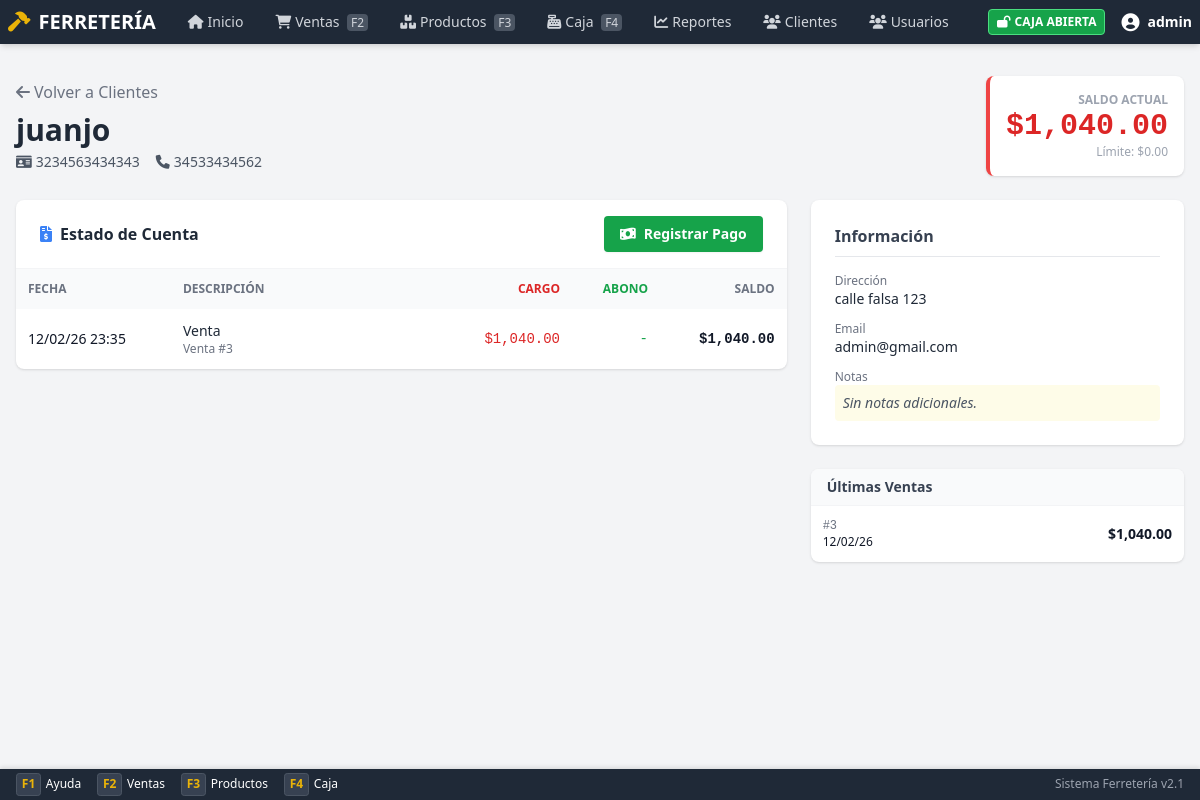
The app's page /public/client_details.php?id=1 (signed in) with its own data.
### tables this page shows
CREATE TABLE `clientes` (
  `id` int(11) NOT NULL,
  `nombre` varchar(150) NOT NULL,
  `documento` varchar(20) DEFAULT NULL,
  `tipo_documento` enum('DNI','CUIT','CUIL','Pasaporte') DEFAULT 'DNI',
  `telefono` varchar(50) DEFAULT NULL,
  `email` varchar(100) DEFAULT NULL,
  `direccion` text DEFAULT NULL,
  `ciudad` varchar(100) DEFAULT NULL,
  `provincia` varchar(100) DEFAULT NULL,
  `codigo_postal` varchar(20) DEFAULT NULL,
  `saldo_cuenta_corriente` decimal(10,2) DEFAULT 0.00,
  `limite_credito` decimal(10,2) DEFAULT 0.00,
  `notas` text DEFAULT NULL,
  `activo` tinyint(1) DEFAULT 1,
  `created_at` timestamp NOT NULL DEFAULT current_timestamp(),
  `updated_at` timestamp NOT NULL DEFAULT current_timestamp() ON UPDATE current_timestamp()
);

CREATE TABLE `cuenta_corriente_movimientos` (
  `id` int(11) NOT NULL,
  `cliente_id` int(11) NOT NULL,
  `tipo` enum('venta','pago','ajuste_debito','ajuste_credito') NOT NULL,
  `monto` decimal(10,2) NOT NULL,
  `saldo_historico` decimal(10,2) NOT NULL DEFAULT 0.00,
  `referencia_id` int(11) DEFAULT NULL,
  `descripcion` text DEFAULT NULL,
  `usuario_id` int(11) NOT NULL,
  `fecha` timestamp NOT NULL DEFAULT current_timestamp()
);

CREATE TABLE `ventas` (
  `id` int(11) NOT NULL,
  `usuario_id` int(11) NOT NULL,
  `cliente_id` int(11) DEFAULT NULL,
  `total` decimal(10,2) NOT NULL DEFAULT 0.00,
  `subtotal` decimal(10,2) DEFAULT 0.00,
  `descuento_porcentaje` decimal(5,2) DEFAULT 0.00,
  `descuento_monto` decimal(10,2) DEFAULT 0.00,
  `monto_pagado` decimal(10,2) DEFAULT 0.00,
  `cambio` decimal(10,2) DEFAULT 0.00,
  `metodo_pago` enum('efectivo','tarjeta_debito','tarjeta_credito','transferencia','cuenta_corriente','otro') DEFAULT 'efectivo',
  `metodo_pago_secundario` varchar(50) DEFAULT NULL,
  `monto_pago_secundario` decimal(10,2) DEFAULT 0.00,
  `estado` enum('completada','pendiente','cancelada') DEFAULT 'completada',
  `notas` text DEFAULT NULL,
  `fecha` timestamp NOT NULL DEFAULT current_timestamp(),
  `created_at` timestamp NOT NULL DEFAULT current_timestamp(),
  `updated_at` timestamp NOT NULL DEFAULT current_timestamp() ON UPDATE current_timestamp()
);

### app/Core/Database.php (called while the page is built, shortened)
<?php
class Database
{
    private static $instance = null;
    private $pdo;
    private function __construct()
    {
        try {
            $dsn = sprintf(
                "mysql:host=%s;dbname=%s;charset=%s",
                DB_HOST,
                DB_NAME,
                DB_CHARSET
            );
            $options = [
                PDO::ATTR_ERRMODE => PDO::ERRMODE_EXCEPTION,
                PDO::ATTR_DEFAULT_FETCH_MODE => PDO::FETCH_ASSOC,
                PDO::ATTR_EMULATE_PREPARES => false,
                PDO::MYSQL_ATTR_INIT_COMMAND => "SET NAMES " . DB_CHARSET
            ];
            $this->pdo = new PDO($dsn, DB_USER, DB_PASS, $options);
        } catch (PDOException $e) {
            Logger::error('Database connection failed', [
                'error' => $e->getMessage()
            ]);
            die('Error de conexión a la base de datos. Por favor contacte al administrador.');
        }
    }
    public static function getInstance()
    {
        if (self::$instance === null) {
            self::$instance = new self();
        }
        return self::$instance;
    }
    public function query($sql, $params = [])
    {
        try {
            $stmt = $this->pdo->prepare($sql);
            $stmt->execute($params);
            return $stmt;
        } catch (PDOException $e) {
            Logger::error('Database query failed', [
                'sql' => $sql,
                'error' => $e->getMessage()
            ]);
            throw $e;
        }
    }
    public function fetchOne($sql, $params = [])
    {
        $stmt = $this->query($sql, $params);
        return $stmt->fetch();
    }
    public function fetchAll($sql, $params = [])
    {
        $stmt = $this->query($sql, $params);
        return $stmt->fetchAll();
    }
}

### public/client_details.php (the view, shortened to what this page needs)
<?php
$id = isset($_GET['id']) ? intval($_GET['id']) : 0;
$db = Database::getInstance();
$cliente = $db->fetchOne("SELECT * FROM clientes WHERE id = ?", [$id]);
$movimientos = $db->fetchAll("SELECT * FROM cuenta_corriente_movimientos WHERE cliente_id = ? ORDER BY fecha DESC LIMIT 50", [$id]);
$ventas = $db->fetchAll("SELECT * FROM ventas WHERE cliente_id = ? ORDER BY fecha DESC LIMIT 10", [$id]);
?>
<!DOCTYPE html>
<html lang="es">
<head>
    <script src="assets/js/tailwindcss.js"></script>
    <link href="assets/css/fontawesome.min.css" rel="stylesheet">
</head>
<body class="bg-gray-100 flex flex-col min-h-screen pb-10">
    <?php include __DIR__ . '/../includes/nav.php'; ?>
    <div class="max-w-7xl mx-auto px-4 py-8 w-full flex-1">
        <div class="flex flex-col md:flex-row justify-between items-start md:items-center mb-6 gap-4">
            <div>
                <a href="clients.php" class="text-gray-500 hover:text-gray-700 mb-2 block"><i class="fas fa-arrow-left mr-1"></i>Volver a Clientes</a>
                <h1 class="text-3xl font-bold text-gray-800"><?php echo htmlspecialchars($cliente['nombre']); ?></h1>
                <div class="flex gap-4 text-sm text-gray-600 mt-1">
                    <span><i class="fas fa-id-card mr-1"></i><?php echo $cliente['documento']; ?></span>
                    <?php if($cliente['telefono']): ?><span><i class="fas fa-phone mr-1"></i><?php echo $cliente['telefono']; ?></span><?php endif; ?>
                </div>
            </div>
            <div class="bg-white p-4 rounded-lg shadow border-l-4 <?php echo $cliente['saldo_cuenta_corriente'] > 0 ? 'border-red-500' : 'border-green-500'; ?> flex flex-col items-end">
                <span class="text-xs uppercase font-bold text-gray-400">Saldo Actual</span>
                <span class="text-3xl font-mono font-bold <?php echo $cliente['saldo_cuenta_corriente'] > 0 ? 'text-red-600' : 'text-green-600'; ?>">
                    $<?php echo number_format($cliente['saldo_cuenta_corriente'], 2); ?>
                </span>
                <span class="text-xs text-gray-400">Límite: $<?php echo number_format($cliente['limite_credito'], 2); ?></span>
            </div>
        </div>
        <div class="grid grid-cols-1 lg:grid-cols-3 gap-6">
            <div class="lg:col-span-2">
                <div class="bg-white rounded-lg shadow mb-6">
                    <div class="px-6 py-4 border-b border-gray-100 flex justify-between items-center">
                        <h2 class="font-bold text-gray-800"><i class="fas fa-file-invoice-dollar mr-2 text-blue-500"></i>Estado de Cuenta</h2>
                        <button onclick="openPaymentModal()" class="bg-green-600 text-white px-4 py-2 rounded text-sm font-bold hover:bg-green-700 shadow-sm">
                            <i class="fas fa-money-bill-wave mr-2"></i>Registrar Pago
                        </button>
                    </div>
                    <div class="overflow-x-auto">
                        <table class="w-full text-left border-collapse">
                            <thead class="bg-gray-50 text-xs text-gray-500 uppercase">
                                <tr>
                                    <th class="p-3">Fecha</th>
                                    <th class="p-3">Descripción</th>
                                    <th class="p-3 text-right text-red-600">Cargo</th>
                                    <th class="p-3 text-right text-green-600">Abono</th>
                                    <th class="p-3 text-right">Saldo</th>
                                </tr>
                            </thead>
                            <tbody class="divide-y divide-gray-100 text-sm">
                                <?php foreach ($movimientos as $m): ?>
                                    <tr class="hover:bg-gray-50">
                                        <td class="p-3"><?php echo date('d/m/y H:i', strtotime($m['fecha'])); ?></td>
                                        <td class="p-3">
                                            <span class="font-medium <?php echo $m['tipo'] == 'venta' ? 'text-gray-800' : 'text-blue-600'; ?>">
                                                <?php echo ucfirst($m['tipo']); ?>
                                            </span>
                                            <div class="text-xs text-gray-500 truncate w-48" title="<?php echo htmlspecialchars($m['descripcion']); ?>">
                                                <?php echo htmlspecialchars($m['descripcion']); ?>
                                            </div>
                                        </td>
                                        <td class="p-3 text-right font-mono text-red-600">
                                            <?php echo ($m['tipo'] == 'venta' || $m['tipo'] == 'ajuste_debito') ? '$'.number_format($m['monto'], 2) : '-'; ?>
                                        </td>
                                        <td class="p-3 text-right font-mono text-green-600">
                                            <?php echo ($m['tipo'] == 'pago' || $m['tipo'] == 'ajuste_credito') ? '$'.number_format($m['monto'], 2) : '-'; ?>
                                        </td>
                                        <td class="p-3 text-right font-mono font-bold">
                                            $<?php echo number_format($m['saldo_historico'], 2); ?>
                                        </td>
                                    </tr>
                                <?php endforeach; ?>
                            </tbody>
                        </table>
                    </div>
                </div>
            </div>
            <div class="space-y-6">
                <div class="bg-white rounded-lg shadow p-6">
                    <h3 class="font-bold text-gray-700 border-b pb-2 mb-4">Información</h3>
                    <div class="space-y-3 text-sm">
                        <div>
                            <span class="block text-xs text-gray-500">Dirección</span>
                            <span class="text-gray-800"><?php echo htmlspecialchars($cliente['direccion'] ?? '-'); ?></span>
                        </div>
                        <div>
                            <span class="block text-xs text-gray-500">Email</span>
                            <span class="text-gray-800"><?php echo htmlspecialchars($cliente['email'] ?? '-'); ?></span>
                        </div>
                        <div>
                            <span class="block text-xs text-gray-500">Notas</span>
                            <div class="bg-yellow-50 p-2 rounded text-gray-600 italic">
                                <?php echo htmlspecialchars($cliente['notas'] ?? 'Sin notas adicionales.'); ?>
                            </div>
                        </div>
                    </div>
                </div>
               <div class="bg-white rounded-lg shadow overflow-hidden">
                    <div class="bg-gray-50 px-4 py-2 border-b border-gray-100">
                         <h3 class="font-bold text-gray-700 text-sm">Últimas Ventas</h3>
                    </div>
                    <table class="w-full text-left text-sm">
                        <tbody class="divide-y divide-gray-100">
                            <?php foreach ($ventas as $v): ?>
                                <tr class="hover:bg-gray-50">
                                    <td class="p-3">
                                        <div class="font-mono text-xs text-gray-500">#<?php echo $v['id']; ?></div>
                                        <div class="text-xs"><?php echo date('d/m/y', strtotime($v['fecha'])); ?></div>
                                    </td>
                                    <td class="p-3 text-right font-bold">
                                        $<?php echo number_format($v['total'], 2); ?>
                                    </td>
                                </tr>
                            <?php endforeach; ?>
                        </tbody>
                    </table>
               </div>
            </div>
        </div>
    </div>
</body>
</html>

### public/assets/css/styles.css (style rules this page uses)
:root { --primary-color: #4f46e5; --secondary-color: #1f2937; --accent-color: #eab308; --bg-color: #f3f4f6; --text-color: #111827; }
body { background-color: var(--bg-color); color: var(--text-color); font-family: ui-sans-serif, system-ui, -apple-system, BlinkMacSystemFont, "Segoe UI", Roboto, "Helvetica Neue", Arial, sans-serif; }

### records on screen
clientes: nombre "juanjo", documento "3234563434343", telefono "34533434562", saldo_cuenta_corriente "1,040.00", limite_credito "0.00", direccion "calle falsa 123", email "admin@gmail.com", notas "Sin notas adicionales."
cuenta_corriente_movimientos: fecha "12/02/26 23:35", tipo "Venta", descripcion "Venta #3", monto "1,040.00", saldo_historico "1,040.00"
ventas: id "3", fecha "12/02/26", total "1,040.00"

### other values on screen
$_SESSION['username'] "admin"
